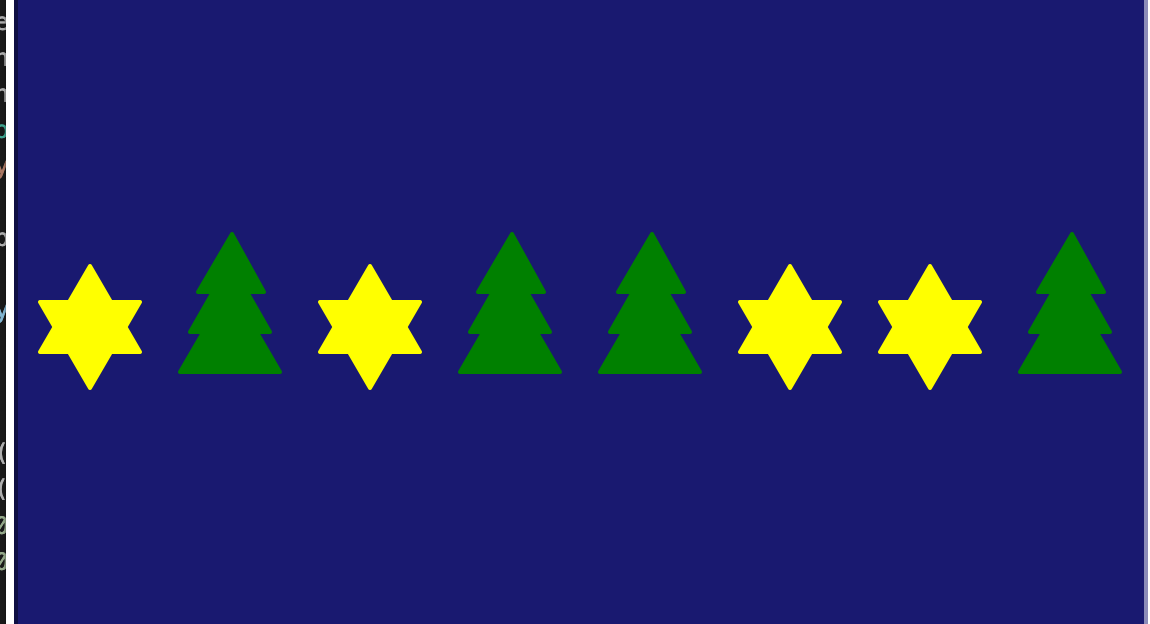

Here is the Python script that generated this plot:
import turtle 
turtle.setup(575,575)
pen = turtle.Turtle()
pen.pensize(2)
pen.hideturtle()
turtle.bgcolor("midnightblue")

def getScene():
    sceneShape = []
    try:
        with open("assignments/assignment11/scene.txt") as file:
            for line in file:
                scene = line.replace("\n", " ").strip().lower()
                sceneShape.append(scene)
    except FileNotFoundError:
        print("Sorry invalid file")

    return sceneShape

def drawTriangle(x,y,size):
    pen.up()
    pen.setpos(x,y)
    pen.down()
    for i in range (3):
        pen.forward(size)
        pen.left(120)
    pen.setheading(0)

def drawUpsideDownTriangle(x,y,size):
    pen.up()
    pen.setpos(x,y)
    pen.down()
    for i in range(3):
        pen.forward(size)
        pen.left(240)
    pen.setheading(0)

def drawStar(x,width):
    pen.color("yellow")
    pen.fillcolor("yellow")
    pen.begin_fill()
    drawTriangle(x,0,width)
    pen.end_fill()
    pen.begin_fill()
    drawUpsideDownTriangle(x, width/2,width)
    pen.end_fill()

def drawTree(x,width):
    pen.color("green")
    pen.fillcolor("green")
    pen.begin_fill()
    drawTriangle(x, -10, width)
    pen.end_fill()
    pen.begin_fill()
    drawTriangle(x+5,10,width/1.25)
    pen.end_fill()
    pen.begin_fill()
    drawTriangle(x+9,30,width/1.5)
    pen.end_fill()

def drawScene():
    sceneShape = getScene()
    x = -275
    for scene in sceneShape:
        if scene == "star":
            drawStar(x,50)
            x+=70
        if scene == "tree":
            drawTree(x,50)
            x+=70


drawScene()
turtle.done()
